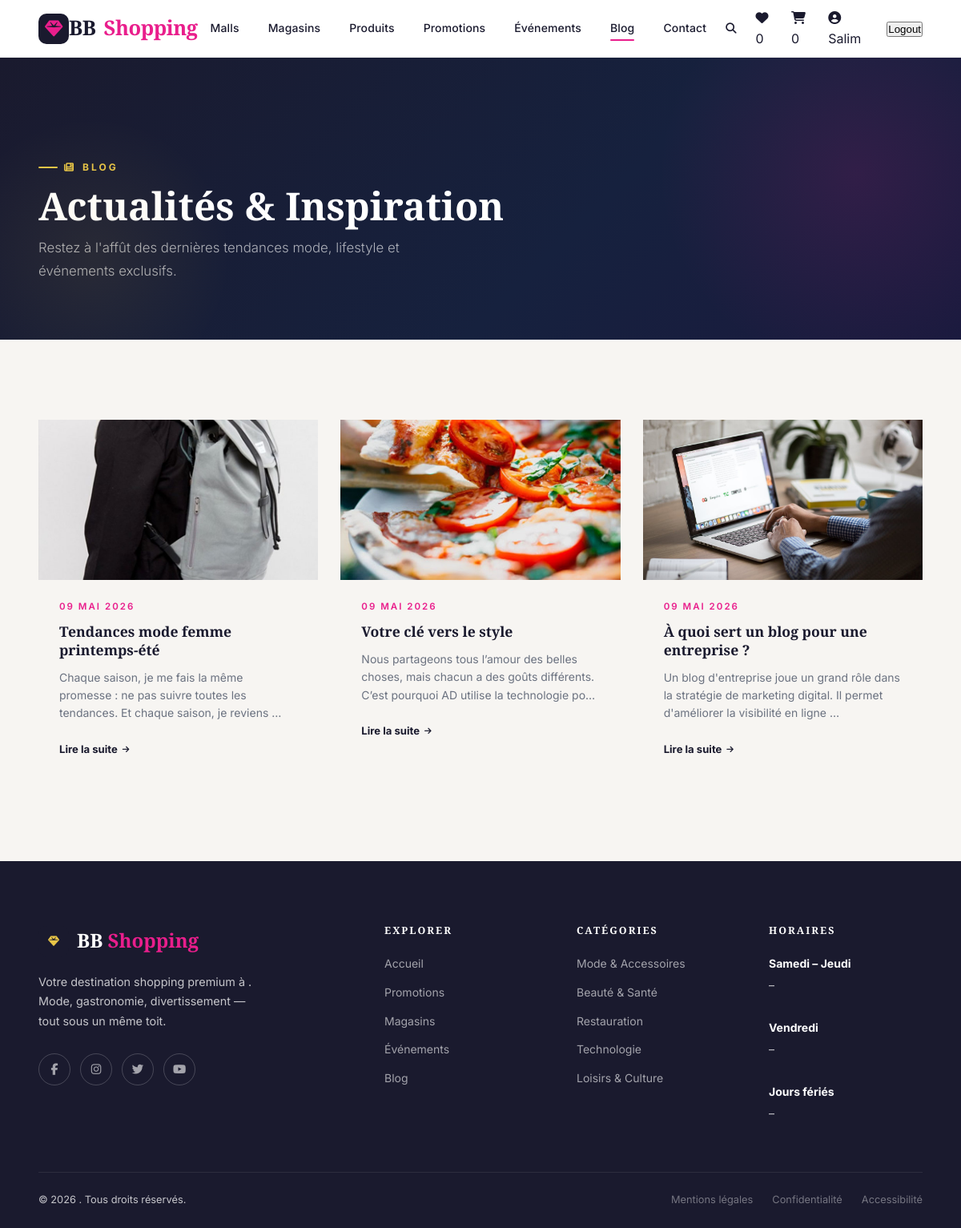
/blogs/ (signed in), run on the app's committed database.
### centre_commercial/models.py (models this page shows, shortened)
class ArticleBlog(models.Model):
    mall = models.ForeignKey(Mall, on_delete=models.SET_NULL, null=True, blank=True, related_name='blogs')
    title = models.CharField(max_length=200, verbose_name="Title")
    slug = models.SlugField(unique=True, blank=True)
    content = models.TextField(blank=True, verbose_name="Content")
    image = models.ImageField(upload_to='blog/', verbose_name="Image")
    date_publication = models.DateTimeField(auto_now_add=True, verbose_name="Date publication")
    class Meta:
        verbose_name = "Blog Article"
        verbose_name_plural = "Blog Articles"

### centre_commercial/views.py (the view)
# urls.py: path('blogs/', views.ArticleBlogListView.as_view(), name='blogs_all'),
class ArticleBlogListView(ListView):
    model = ArticleBlog
    template_name = 'mall/blog_list.html'
    context_object_name = 'articles'
    ordering = ['-date_publication']
    def get_queryset(self):
        self.mall_slug = self.kwargs.get('slug')
        self.mall = None
        if self.mall_slug:
            self.mall = get_object_or_404(Mall, slug=self.mall_slug)
            return ArticleBlog.objects.filter(mall=self.mall).order_by('-date_publication')
        return ArticleBlog.objects.all().order_by('-date_publication')
    def get_context_data(self, **kwargs):
        context = super().get_context_data(**kwargs)
        context['mall'] = self.mall
        return context

### centre_commercial/context_processors.py (called while the page is built)
def cart_processor(request):
    cart_count = 0
    if request.user.is_authenticated:
        order = Order.objects.filter(user=request.user, status='pending').first()
        if order:
            cart_count = sum(item.quantity for item in order.items.all())
    return {
        'cart_count': cart_count
    }

def wishlist_processor(request):
    wishlist_count = 0
    mall_slug = None
    if request.user.is_authenticated:
        wishlist = getattr(request.user, 'wishlist', None)
        if wishlist:
            wishlist_count = wishlist.products.count()
    if request.resolver_match:
        mall_slug = request.resolver_match.kwargs.get('mall_slug')
    return {
        'wishlist_count': wishlist_count,
        'mall_slug': mall_slug
    }

### templates/mall/blog_list.html (shortened to what this page needs)
{% extends 'base.html' %}
{% block content %}
<section class="ym-page-hero">
  <div class="ym-container">
    <p class="ym-eyebrow"><i class="fas fa-newspaper"></i> Blog</p>
    <h1 class="ym-section-title">Actualités &amp; Inspiration</h1>
    <p class="ym-section-subtitle">Restez à l'affût des dernières tendances mode, lifestyle et événements exclusifs.</p>
  </div>
</section>
<section class="ym-section ym-section--gray">
  <div class="ym-container">
    <div class="ym-blog-grid ym-reveal">
      {% for article in articles %}
        <div style="position: relative;">
        <a href="{% url 'blog_detail' article.mall.slug article.slug %}" aria-label="Lire: {{ article.title }}">
        <div class="ym-blog-card__image-wrap">
          {% if article.image %}
          <img src="{{ article.image.url }}" alt="{{ article.title }}">
          {% else %}
          <div class="ym-blog-card__image-placeholder">
            <i class="fas fa-newspaper"></i>
          </div>
          {% endif %}
        </div>
        <div class="ym-blog-card__body">
          <p class="ym-blog-card__date">{{ article.date_publication|date:"d M Y" }}</p>
          <h2 class="ym-blog-card__title">{{ article.title }}</h2>
          <p class="ym-blog-card__excerpt">{{ article.content|truncatewords:20 }}</p>
          <a href="{% url 'blog_detail' article.mall.slug article.slug %}" class="ym-blog-card__read-more">
            Lire la suite
          </a>
        </div>
      </a>
      </div>
      {% empty %}
      <div class="ym-empty" style="grid-column: 1/-1;">
        <i class="fas fa-newspaper"></i>
        <p>Aucun article pour le moment. Revenez bientôt !</p>
      </div>
      {% endfor %}
    </div>
  </div>
</section>
{% endblock %}

### templates/base.html (shortened to what this page needs)
{% load static %}
<!DOCTYPE html>
<html lang="fr">
<head>
  <link rel="stylesheet" href="https://cdnjs.cloudflare.com/ajax/libs/font-awesome/6.5.0/css/all.min.css">
  <link rel="stylesheet" href="{% static 'css/main.css' %}">
  <link rel="stylesheet" href="{% static 'css/portal.css' %}">
</head>
<body>
<header id="ym-navbar" class="ym-navbar" role="banner">
<a href="{% url 'home' %}" class="ym-navbar__brand">
    <span class="ym-navbar__brand-icon">
      <i class="fas fa-gem fa-sm"></i>
    </span>
</a>
{% if mall %}
  <a href="{% url 'mall' mall.slug %}" class="ym-navbar__brand">
     {{ mall.name }} <span>MALL</span>
    </a>
{% else %}
<a href="{% url 'home' %}" class="ym-navbar__brand">
    BB <span>Shopping</span>
  </a>
{% endif %}
  <nav>
    <ul class="ym-navbar__nav">
      <li><a href="{% url 'mall_list' %}">Malls</a></li>
      <li><a href="{% if mall %}{% url 'shops_by_mall' mall.slug %}{% else %}{% url 'shops_all' %}{% endif %}">Magasins</a></li>
      <li><a href="{% if mall %}{% url 'products_by_mall' mall.slug %}{% else %}{% url 'products_all' %}{% endif %}">Produits</a></li>
      <li><a href="{% if mall %}{% url 'promotions_by_mall' mall.slug %}{% else %}{% url 'promotions_all' %}{% endif %}">Promotions</a></li>
      <li><a href="{% if mall %}{% url 'events_by_mall' mall.slug %}{% else %}{% url 'events_all' %}{% endif %}">Événements</a></li>
      <li><a href="{% if mall %}{% url 'blogs_by_mall' mall.slug %}{% else %}{% url 'blogs_all' %}{% endif %}">Blog</a></li>
     <li>
      {% if mall %}
      <a href="{% url 'contact_message_create_by_mall' mall.slug %}" >Contact </a>
      {% else %}
      <a href="{% url 'contact_message_create' %}" >Contact </a>
      {% endif %}
     </li>
    </ul>
  </nav>
  <div class="ym-navbar__actions">
    <button class="ym-navbar__search-btn">
      <i class="fas fa-search"></i>
    </button>
    {% if user.is_authenticated %}
        <a href="{% url 'wishlist'%}" class="wishlist-icon">
          <i class="fas fa-heart"></i>
          <span class="wishlist-badge">{{ wishlist_count|default:"0" }}</span>
        </a>
      <a href="{% url 'cart' %}" class="cart-link">
        <i class="fas fa-shopping-cart"></i>
        <span class="cart-badge">{{ cart_count|default:"0" }}</span>
      </a>
      <a href="{% url 'user_update' user.username %}" class="ym-split-btn-main">
        <i class="fas fa-user-circle"></i> {{ user.username }}
      </a>
      <form action="{% url 'logout' %}" method="post">
        <button type="submit" class="ym-split-btn-main">Logout</button>
      </form>
    {% endif %}
  </div>
</header>
<main id="main-content" {% block main_attrs %}class="ym-main-content" style="margin-top:72px"{% endblock %}>
  {% block content %}
  {% endblock %}
</main>
<footer class="ym-footer" role="contentinfo">
  <div class="ym-container">
    <div class="ym-footer__grid">
      <div>
        <div class="ym-footer__brand">
          <span class="ym-navbar__brand-icon"><i class="fas fa-gem fa-sm"></i></span>
          <span class="ym-footer__brand-name">{% if mall %}{{mall.name}} <span>MALL</span>{% else %}BB <span>Shopping</span>{% endif %}</span>
        </div>
        <p class="ym-footer__tagline">
          Votre destination shopping premium à {{mall.city}}. Mode, gastronomie, divertissement — tout sous un même toit.
        </p>
        <div class="ym-footer__social">
          <a href="#" class="ym-footer__social-link" aria-label="Facebook"><i class="fab fa-facebook-f"></i></a>
          <a href="#" class="ym-footer__social-link" aria-label="Instagram"><i class="fab fa-instagram"></i></a>
          <a href="#" class="ym-footer__social-link" aria-label="Twitter"><i class="fab fa-twitter"></i></a>
          <a href="#" class="ym-footer__social-link" aria-label="YouTube"><i class="fab fa-youtube"></i></a>
        </div>
      </div>
      <div>
        <h3 class="ym-footer__heading">Explorer</h3>
        <ul class="ym-footer__links">
          {% if mall and mall.slug %}
            <li><a href="{% url 'mall' mall.slug %}">Accueil</a></li>
            <li><a href="{% url 'promotions_by_mall' mall.slug %}">Promotions</a></li>
            <li><a href="{% url 'shops_by_mall' mall.slug %}">Magasins</a></li>
            <li><a href="{% url 'events_by_mall' mall.slug %}">Événements</a></li>
            <li><a href="{% url 'blogs_by_mall' mall.slug %}">Blog</a></li>
            <li><a href="{% url 'contact_message_create_by_mall' mall.slug %}">Contact</a></li>
          {% else %}
            <li><a href="{% url 'home' %}">Accueil</a></li>
            <li><a href="{% url 'promotions_all' %}">Promotions</a></li>
            <li><a href="{% url 'shops_all' %}">Magasins</a></li>
            <li><a href="{% url 'events_all' %}">Événements</a></li>
            <li><a href="{% url 'blogs_all' %}">Blog</a></li>
          {% endif %}
        </ul>
      </div>
      <div>
        <h3 class="ym-footer__heading">Catégories</h3>
        <ul class="ym-footer__links">
          <li><a href="{% url 'shops_all' %}?category=mode">Mode & Accessoires</a></li>
          <li><a href="{% url 'shops_all' %}?category=beaute">Beauté & Santé</a></li>
          <li><a href="{% url 'shops_all' %}?category=restauration">Restauration</a></li>
          <li><a href="{% url 'shops_all' %}?category=technologie">Technologie</a></li>
          <li><a href="{% url 'shops_all' %}?category=loisirs">Loisirs & Culture</a></li>
        </ul>
      </div>
      <div>
        <h3 class="ym-footer__heading">Horaires</h3>
        <div class="ym-footer__hours">
          <p><strong>Samedi – Jeudi</strong><br>{{mall.opening_time}} – {{mall.closing_time}}</p>
          <br>
          <p><strong>Vendredi</strong><br>{{mall.opening_time}} – {{mall.closing_time}}</p>
          <br>
          <p><strong>Jours fériés</strong><br>{{mall.opening_time}} – {{mall.closing_time}}</p>
        </div>
      </div>
    </div>
    <div class="ym-footer__bottom">
      <p>© {% now "Y" %} {{mall.name}} . Tous droits réservés.</p>
      <div class="ym-footer__legal">
        <a href="#">Mentions légales</a>
        <a href="#">Confidentialité</a>
        <a href="#">Accessibilité</a>
      </div>
    </div>
  </div>
</footer>
</body>
</html>

### data on the page
ArticleBlog: image (picture), date_publication "09 MAI 2026", title "Tendances mode femme printemps-été", content "Chaque saison, je me fais la même promesse : ne pas suivre toutes les tendances. Et chaque saison, je reviens …"
ArticleBlog: image (picture), date_publication "09 MAI 2026", title "Votre clé vers le style", content "Nous partageons tous l’amour des belles choses, mais chacun a des goûts différents. C’est pourquoi AD utilise la technologie…"
ArticleBlog: image (picture), date_publication "09 MAI 2026", title "À quoi sert un blog pour une entreprise ?", content "Un blog d'entreprise joue un grand rôle dans la stratégie de marketing digital. Il permet d'améliorer la visibilité en ligne …"

### other printed values
{{ wishlist_count|default:"0" }} "0"
{{ cart_count|default:"0" }} "0"
{{ user.username }} "Salim"
